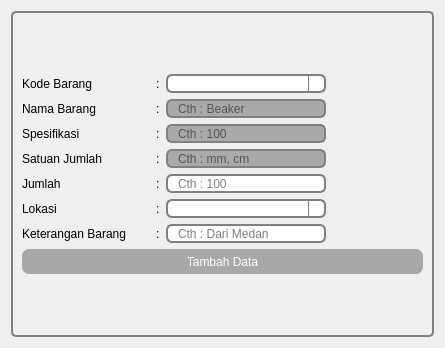
<?xml version="1.0" encoding="UTF-8"?>
<ui version="4.0">
 <class>Form</class>
 <widget class="QWidget" name="Form">
  <property name="geometry">
   <rect>
    <x>0</x>
    <y>0</y>
    <width>445</width>
    <height>348</height>
   </rect>
  </property>
  <property name="windowTitle">
   <string>Form</string>
  </property>
  <layout class="QVBoxLayout" name="verticalLayout_2">
   <item>
    <widget class="QGroupBox" name="groupBox">
     <property name="styleSheet">
      <string notr="true">QGroupBox {
   
    border: 2px solid gray;
    border-radius: 5px;
    margin-top: 1ex; /* leave space at the top for the title */
}

QGroupBox::title {
    subcontrol-origin: margin;
    subcontrol-position: top center; /* position at the top center */

    
}</string>
     </property>
     <property name="title">
      <string/>
     </property>
     <layout class="QVBoxLayout" name="verticalLayout">
      <item>
       <layout class="QGridLayout" name="gridLayout">
        <item row="0" column="1">
         <widget class="QLabel" name="label_12">
          <property name="sizePolicy">
           <sizepolicy hsizetype="Fixed" vsizetype="Fixed">
            <horstretch>0</horstretch>
            <verstretch>0</verstretch>
           </sizepolicy>
          </property>
          <property name="maximumSize">
           <size>
            <width>16777215</width>
            <height>21</height>
           </size>
          </property>
          <property name="styleSheet">
           <string notr="true">QLabel {color:black;border:0px;font: 15px &quot;Open Sans&quot;;
padding: 0 0px;}
</string>
          </property>
          <property name="text">
           <string>:</string>
          </property>
          <property name="alignment">
           <set>Qt::AlignLeading|Qt::AlignLeft|Qt::AlignVCenter</set>
          </property>
         </widget>
        </item>
        <item row="3" column="0">
         <widget class="QLabel" name="label_7">
          <property name="styleSheet">
           <string notr="true">QLabel {color:black;border:0px;font: 15px &quot;Open Sans&quot;;
padding: 0 0px;}
</string>
          </property>
          <property name="text">
           <string>Satuan Jumlah</string>
          </property>
         </widget>
        </item>
        <item row="4" column="2" colspan="2">
         <widget class="QLineEdit" name="jumlah">
          <property name="maximumSize">
           <size>
            <width>160</width>
            <height>19</height>
           </size>
          </property>
          <property name="styleSheet">
           <string notr="true">QLineEdit{border: 2px solid gray;
border-radius: 6px;
padding: 0 8px;
min-height: 15px ;
max-height:15px;
}

QLineEdit:read-only {
    background: darkgray;
}</string>
          </property>
          <property name="placeholderText">
           <string>Cth : 100</string>
          </property>
         </widget>
        </item>
        <item row="5" column="1">
         <widget class="QLabel" name="label_19">
          <property name="sizePolicy">
           <sizepolicy hsizetype="Fixed" vsizetype="Fixed">
            <horstretch>0</horstretch>
            <verstretch>0</verstretch>
           </sizepolicy>
          </property>
          <property name="maximumSize">
           <size>
            <width>16777215</width>
            <height>21</height>
           </size>
          </property>
          <property name="styleSheet">
           <string notr="true">QLabel {color:black;border:0px;font: 15px &quot;Open Sans&quot;;
padding: 0 0px;}
</string>
          </property>
          <property name="text">
           <string>:</string>
          </property>
          <property name="alignment">
           <set>Qt::AlignLeading|Qt::AlignLeft|Qt::AlignVCenter</set>
          </property>
         </widget>
        </item>
        <item row="4" column="0">
         <widget class="QLabel" name="label_6">
          <property name="styleSheet">
           <string notr="true">QLabel {color:black;border:0px;font: 15px &quot;Open Sans&quot;;
padding: 0 0px;}
</string>
          </property>
          <property name="text">
           <string>Jumlah</string>
          </property>
         </widget>
        </item>
        <item row="3" column="1">
         <widget class="QLabel" name="label_15">
          <property name="sizePolicy">
           <sizepolicy hsizetype="Fixed" vsizetype="Fixed">
            <horstretch>0</horstretch>
            <verstretch>0</verstretch>
           </sizepolicy>
          </property>
          <property name="maximumSize">
           <size>
            <width>16777215</width>
            <height>21</height>
           </size>
          </property>
          <property name="styleSheet">
           <string notr="true">QLabel {color:black;border:0px;font: 15px &quot;Open Sans&quot;;
padding: 0 0px;}
</string>
          </property>
          <property name="text">
           <string>:</string>
          </property>
          <property name="alignment">
           <set>Qt::AlignLeading|Qt::AlignLeft|Qt::AlignVCenter</set>
          </property>
         </widget>
        </item>
        <item row="7" column="0" colspan="4">
         <widget class="QPushButton" name="apply">
          <property name="minimumSize">
           <size>
            <width>0</width>
            <height>25</height>
           </size>
          </property>
          <property name="styleSheet">
           <string notr="true">QPushButton {color:white; background-color:rgb(168, 168, 168);border:0px;font: 13px &quot;Open Sans&quot;;
border-radius: 7px;

padding: 0 8px;}


QPushButton:pressed {
    background-color: qlineargradient(x1: 0, y1: 0, x2: 0, y2: 1,
                                      stop: 0 #dadbde, stop: 1 #f6f7fa);
}


QPushButton:hover {
  background-color:rgb(61, 61, 61)
}

</string>
          </property>
          <property name="text">
           <string>Tambah Data</string>
          </property>
         </widget>
        </item>
        <item row="1" column="2" colspan="2">
         <widget class="QLineEdit" name="nama_barang">
          <property name="enabled">
           <bool>false</bool>
          </property>
          <property name="minimumSize">
           <size>
            <width>0</width>
            <height>19</height>
           </size>
          </property>
          <property name="maximumSize">
           <size>
            <width>160</width>
            <height>19</height>
           </size>
          </property>
          <property name="styleSheet">
           <string notr="true">QLineEdit{border: 2px solid gray;
border-radius: 6px;
padding: 0 8px;
min-height: 15px ;
max-height:15px;
}

QLineEdit:read-only {
    background: darkgray;
}</string>
          </property>
          <property name="readOnly">
           <bool>true</bool>
          </property>
          <property name="placeholderText">
           <string>Cth : Beaker</string>
          </property>
         </widget>
        </item>
        <item row="2" column="1">
         <widget class="QLabel" name="label_14">
          <property name="sizePolicy">
           <sizepolicy hsizetype="Fixed" vsizetype="Fixed">
            <horstretch>0</horstretch>
            <verstretch>0</verstretch>
           </sizepolicy>
          </property>
          <property name="maximumSize">
           <size>
            <width>16777215</width>
            <height>21</height>
           </size>
          </property>
          <property name="styleSheet">
           <string notr="true">QLabel {color:black;border:0px;font: 15px &quot;Open Sans&quot;;
padding: 0 0px;}
</string>
          </property>
          <property name="text">
           <string>:</string>
          </property>
          <property name="alignment">
           <set>Qt::AlignLeading|Qt::AlignLeft|Qt::AlignVCenter</set>
          </property>
         </widget>
        </item>
        <item row="1" column="0">
         <widget class="QLabel" name="label_2">
          <property name="styleSheet">
           <string notr="true">QLabel {color:black;border:0px;font: 15px &quot;Open Sans&quot;;
padding: 0 0px;}
</string>
          </property>
          <property name="text">
           <string>Nama Barang</string>
          </property>
         </widget>
        </item>
        <item row="3" column="2" colspan="2">
         <widget class="QLineEdit" name="satuan_jumlah">
          <property name="enabled">
           <bool>false</bool>
          </property>
          <property name="maximumSize">
           <size>
            <width>160</width>
            <height>19</height>
           </size>
          </property>
          <property name="styleSheet">
           <string notr="true">QLineEdit{border: 2px solid gray;
border-radius: 6px;
padding: 0 8px;
min-height: 15px ;
max-height:15px;
}

QLineEdit:read-only {
    background: darkgray;
}</string>
          </property>
          <property name="readOnly">
           <bool>true</bool>
          </property>
          <property name="placeholderText">
           <string>Cth : mm, cm</string>
          </property>
         </widget>
        </item>
        <item row="6" column="2" colspan="2">
         <widget class="QLineEdit" name="keterangan">
          <property name="maximumSize">
           <size>
            <width>160</width>
            <height>19</height>
           </size>
          </property>
          <property name="styleSheet">
           <string notr="true">QLineEdit{border: 2px solid gray;
border-radius: 6px;
padding: 0 8px;
min-height: 15px ;
max-height:15px;
}

QLineEdit:read-only {
    background: darkgray;
}</string>
          </property>
          <property name="text">
           <string/>
          </property>
          <property name="readOnly">
           <bool>false</bool>
          </property>
          <property name="placeholderText">
           <string>Cth : Dari Medan</string>
          </property>
         </widget>
        </item>
        <item row="6" column="0">
         <widget class="QLabel" name="label_9">
          <property name="styleSheet">
           <string notr="true">QLabel {color:black;border:0px;font: 15px &quot;Open Sans&quot;;
padding: 0 0px;}
</string>
          </property>
          <property name="text">
           <string>Keterangan Barang</string>
          </property>
         </widget>
        </item>
        <item row="5" column="2" colspan="2">
         <widget class="CustomComboBox" name="lokasi">
          <property name="maximumSize">
           <size>
            <width>160</width>
            <height>19</height>
           </size>
          </property>
          <property name="styleSheet">
           <string notr="true">QComboBox {border: 2px solid gray;
border-radius:6px;
padding: 0 8px;
min-height: 15px ;
max-height:15px;
selection-background-color: darkgray; }

QComboBox::drop-down {
    subcontrol-origin: padding;
    subcontrol-position: top right;
    width: 15px;

    border-left-width: 1px;
    border-left-color: gray;
    border-left-style: solid; /* just a single line */
  	border-top-right-radius: 6px; /* same radius as the QComboBox */
    border-bottom-right-radius: 6px;
}

QComboBox::down-arrow {
	image: url(:/newPrefix/drop-down-arrow.png);
	width: 13px;
    height: 13px;
}

QComboBox::down-arrow:on { /* shift the arrow when popup is open */
    top: 1px;
    left: 1px;
}

QComboBox QAbstractItemView {
    border: 3px solid darkgray;
    selection-background-color: gray;
}</string>
          </property>
          <property name="editable">
           <bool>true</bool>
          </property>
          <property name="placeholderText">
           <string>WOI</string>
          </property>
         </widget>
        </item>
        <item row="5" column="0">
         <widget class="QLabel" name="label_10">
          <property name="styleSheet">
           <string notr="true">QLabel {color:black;border:0px;font: 15px &quot;Open Sans&quot;;
padding: 0 0px;}
</string>
          </property>
          <property name="text">
           <string>Lokasi</string>
          </property>
         </widget>
        </item>
        <item row="2" column="0">
         <widget class="QLabel" name="label_5">
          <property name="styleSheet">
           <string notr="true">QLabel {color:black;border:0px;font: 15px &quot;Open Sans&quot;;
padding: 0 0px;}
</string>
          </property>
          <property name="text">
           <string>Spesifikasi</string>
          </property>
         </widget>
        </item>
        <item row="1" column="1">
         <widget class="QLabel" name="label_13">
          <property name="sizePolicy">
           <sizepolicy hsizetype="Fixed" vsizetype="Fixed">
            <horstretch>0</horstretch>
            <verstretch>0</verstretch>
           </sizepolicy>
          </property>
          <property name="maximumSize">
           <size>
            <width>16777215</width>
            <height>21</height>
           </size>
          </property>
          <property name="styleSheet">
           <string notr="true">QLabel {color:black;border:0px;font: 15px &quot;Open Sans&quot;;
padding: 0 0px;}
</string>
          </property>
          <property name="text">
           <string>:</string>
          </property>
          <property name="alignment">
           <set>Qt::AlignLeading|Qt::AlignLeft|Qt::AlignVCenter</set>
          </property>
         </widget>
        </item>
        <item row="6" column="1">
         <widget class="QLabel" name="label_18">
          <property name="sizePolicy">
           <sizepolicy hsizetype="Fixed" vsizetype="Fixed">
            <horstretch>0</horstretch>
            <verstretch>0</verstretch>
           </sizepolicy>
          </property>
          <property name="maximumSize">
           <size>
            <width>16777215</width>
            <height>21</height>
           </size>
          </property>
          <property name="styleSheet">
           <string notr="true">QLabel {color:black;border:0px;font: 15px &quot;Open Sans&quot;;
padding: 0 0px;}
</string>
          </property>
          <property name="text">
           <string>:</string>
          </property>
          <property name="alignment">
           <set>Qt::AlignLeading|Qt::AlignLeft|Qt::AlignVCenter</set>
          </property>
         </widget>
        </item>
        <item row="2" column="2" colspan="2">
         <widget class="QLineEdit" name="spesifikasi">
          <property name="enabled">
           <bool>false</bool>
          </property>
          <property name="maximumSize">
           <size>
            <width>160</width>
            <height>19</height>
           </size>
          </property>
          <property name="styleSheet">
           <string notr="true">QLineEdit{border: 2px solid gray;
border-radius: 6px;
padding: 0 8px;
min-height: 15px ;
max-height:15px;
}

QLineEdit:read-only {
    background: darkgray;
}</string>
          </property>
          <property name="readOnly">
           <bool>true</bool>
          </property>
          <property name="placeholderText">
           <string>Cth : 100</string>
          </property>
         </widget>
        </item>
        <item row="0" column="2" colspan="2">
         <widget class="CustomComboBox" name="kodebarang">
          <property name="maximumSize">
           <size>
            <width>160</width>
            <height>19</height>
           </size>
          </property>
          <property name="font">
           <font>
            <pointsize>8</pointsize>
           </font>
          </property>
          <property name="focusPolicy">
           <enum>Qt::WheelFocus</enum>
          </property>
          <property name="styleSheet">
           <string notr="true">QComboBox {border: 2px solid gray;
border-radius:6px;
padding: 0 8px;
min-height: 15px ;
max-height:15px;
selection-background-color: darkgray; }

QComboBox::drop-down {
    subcontrol-origin: padding;
    subcontrol-position: top right;
    width: 15px;

    border-left-width: 1px;
    border-left-color: gray;
    border-left-style: solid; /* just a single line */
  	border-top-right-radius: 6px; /* same radius as the QComboBox */
    border-bottom-right-radius: 6px;
}

QComboBox::down-arrow {
	image: url(:/newPrefix/drop-down-arrow.png);
	width: 13px;
    height: 13px;
}

QComboBox::down-arrow:on { /* shift the arrow when popup is open */
    top: 1px;
    left: 1px;
}

QComboBox QAbstractItemView {
    border: 3px solid darkgray;
    selection-background-color: gray;
}</string>
          </property>
          <property name="editable">
           <bool>true</bool>
          </property>
          <property name="insertPolicy">
           <enum>QComboBox::NoInsert</enum>
          </property>
          <property name="placeholderText">
           <string>WOI</string>
          </property>
         </widget>
        </item>
        <item row="0" column="0">
         <widget class="QLabel" name="label">
          <property name="styleSheet">
           <string notr="true">QLabel {color:black;border:0px;font: 15px &quot;Open Sans&quot;;
padding: 0 0px;}
</string>
          </property>
          <property name="text">
           <string>Kode Barang</string>
          </property>
         </widget>
        </item>
        <item row="4" column="1">
         <widget class="QLabel" name="label_17">
          <property name="sizePolicy">
           <sizepolicy hsizetype="Fixed" vsizetype="Fixed">
            <horstretch>0</horstretch>
            <verstretch>0</verstretch>
           </sizepolicy>
          </property>
          <property name="maximumSize">
           <size>
            <width>16777215</width>
            <height>21</height>
           </size>
          </property>
          <property name="styleSheet">
           <string notr="true">QLabel {color:black;border:0px;font: 15px &quot;Open Sans&quot;;
padding: 0 0px;}
</string>
          </property>
          <property name="text">
           <string>:</string>
          </property>
          <property name="alignment">
           <set>Qt::AlignLeading|Qt::AlignLeft|Qt::AlignVCenter</set>
          </property>
         </widget>
        </item>
       </layout>
      </item>
     </layout>
    </widget>
   </item>
  </layout>
 </widget>
 <customwidgets>
  <customwidget>
   <class>CustomComboBox</class>
   <extends>QComboBox</extends>
   <header>MyWidgets</header>
  </customwidget>
 </customwidgets>
 <tabstops>
  <tabstop>jumlah</tabstop>
  <tabstop>lokasi</tabstop>
  <tabstop>keterangan</tabstop>
  <tabstop>apply</tabstop>
  <tabstop>satuan_jumlah</tabstop>
  <tabstop>kodebarang</tabstop>
  <tabstop>nama_barang</tabstop>
  <tabstop>spesifikasi</tabstop>
 </tabstops>
 <resources>
  <include location="../data/ui/logo.qrc"/>
 </resources>
 <connections/>
</ui>
